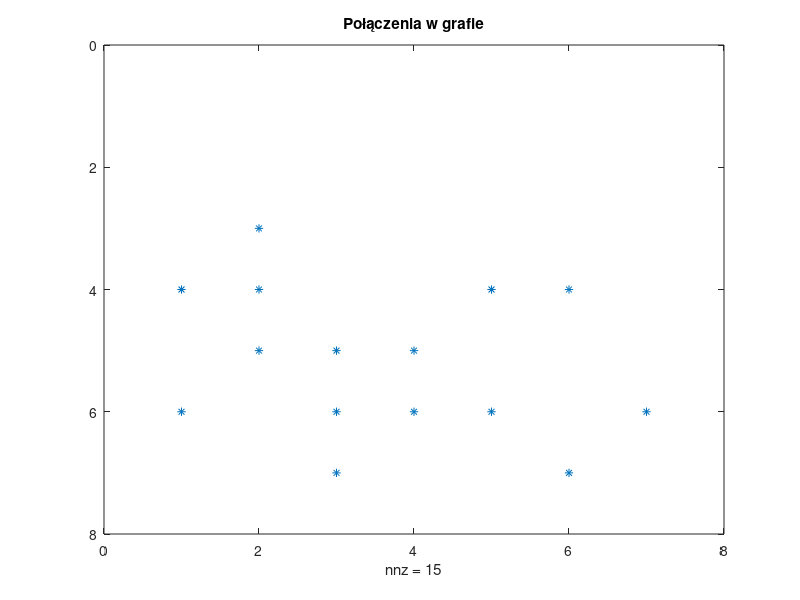
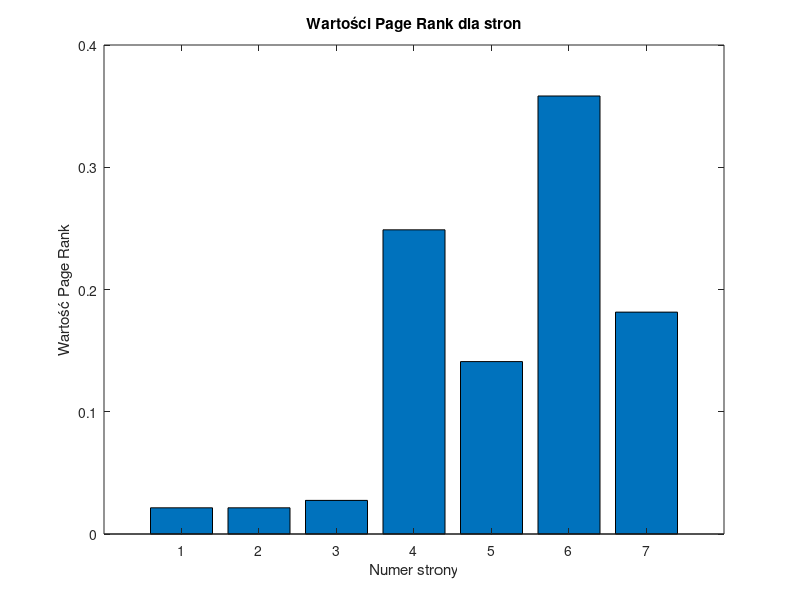

Write MATLAB code to recreate these figures, in order.
clear all
close all

Edges = [ 1, 1, 2, 2, 2, 3, 3, 3, 4, 4, 5, 5, 6, 6, 7;
          4, 6, 3, 4, 5, 5, 6, 7, 5, 6, 4, 6, 4, 7, 6 ];

N = 7;
d = 0.85;

B = sparse(Edges(2,:),Edges(1,:),ones,N,N);

I = speye(N);

L = sum(B);

IL = 1./L;

A = spdiags(IL',0,N,N);

M = sparse(I - d*B*A);

b=ones(N,1)*(1-d)/N;

whos A B I M b

spy(B)
title("Połączenia w grafie")
print -dpng spy_b

figure;

r = M\b;

bar(r)
title("Wartości Page Rank dla stron")
xlabel("Numer strony")
ylabel("Wartość Page Rank")
print -dpng bar